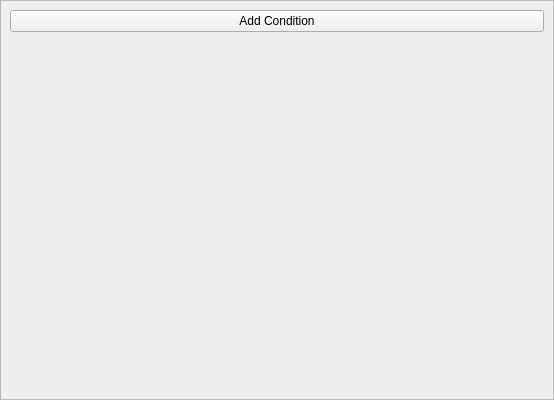
<?xml version="1.0" encoding="UTF-8"?>
<ui version="4.0">
 <class>SimpleFilterBuilderWidget</class>
 <widget class="QWidget" name="SimpleFilterBuilderWidget">
  <property name="geometry">
   <rect>
    <x>0</x>
    <y>0</y>
    <width>554</width>
    <height>400</height>
   </rect>
  </property>
  <property name="windowTitle">
   <string>Simple Filter Builder</string>
  </property>
  <layout class="QVBoxLayout" name="verticalLayout">
   <property name="leftMargin">
    <number>0</number>
   </property>
   <property name="topMargin">
    <number>0</number>
   </property>
   <property name="rightMargin">
    <number>0</number>
   </property>
   <property name="bottomMargin">
    <number>0</number>
   </property>
   <item>
    <widget class="QScrollArea" name="scrollArea">
     <property name="widgetResizable">
      <bool>true</bool>
     </property>
     <widget class="QWidget" name="scrollAreaWidgetContents">
      <property name="geometry">
       <rect>
        <x>0</x>
        <y>0</y>
        <width>554</width>
        <height>400</height>
       </rect>
      </property>
      <layout class="QVBoxLayout" name="filtersLayout">
       <item>
        <layout class="QVBoxLayout" name="filterRowsLayout">
         <property name="spacing">
          <number>6</number>
         </property>
        </layout>
       </item>
       <item>
        <widget class="QPushButton" name="addConditionButton">
         <property name="text">
          <string>Add Condition</string>
         </property>
        </widget>
       </item>
       <item>
        <spacer name="verticalSpacer">
         <property name="orientation">
          <enum>Qt::Orientation::Vertical</enum>
         </property>
         <property name="sizeHint" stdset="0">
          <size>
           <width>20</width>
           <height>40</height>
          </size>
         </property>
        </spacer>
       </item>
      </layout>
     </widget>
    </widget>
   </item>
  </layout>
 </widget>
 <resources/>
 <connections/>
</ui>
